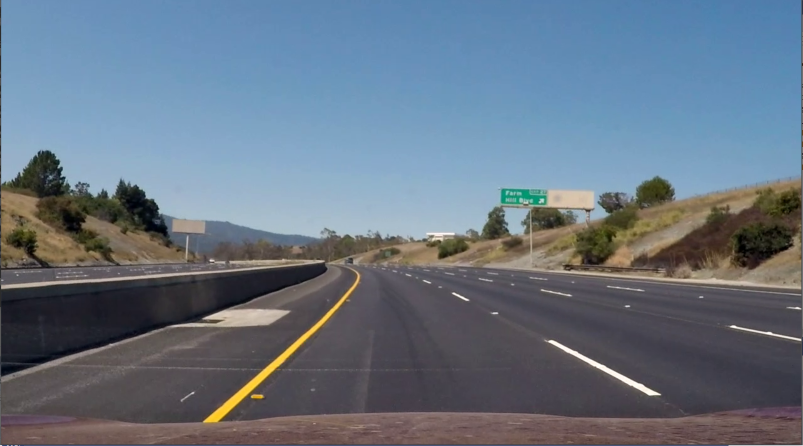
#> input picture src/Util/test_RGB_img.png, 1605 x 891 px (shown at 1/2 size)
$ python rgb2mono.py
#> lines starting #> are read from the running program, lines starting #| are printed output that depends on the picture
from PIL import Image

# Open the original image
image = Image.open("./test_RGB_img.png")
#> image is the input picture: PIL image 1605x891 RGBA; mean R, G, B, A 102.9, 116.2, 130.5, 255

# Resize the image to 540 x 540 pixels
resized_image = image.resize((540, 360))
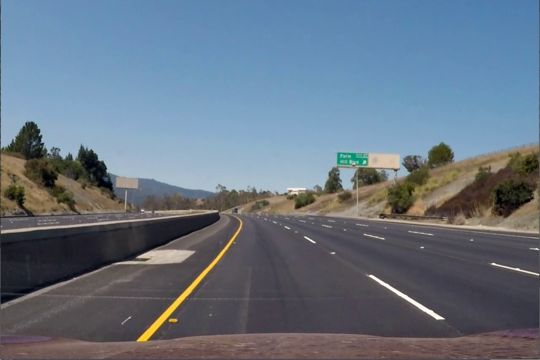
#> resized_image: PIL image 540x360 RGBA; mean R, G, B, A 102.9, 116.2, 130.5, 255

# Convert the image to black and white
bw_image = resized_image.convert("L")
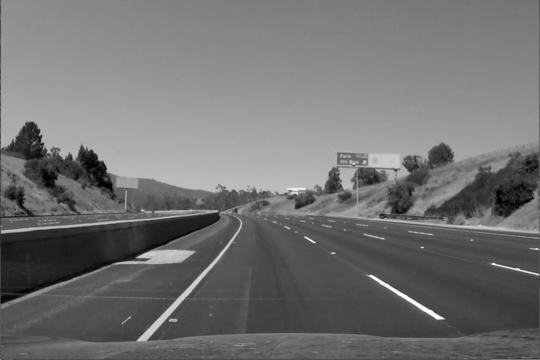
#> bw_image: PIL image 540x360 L; min 0, max 255, mean 113.8

# Save the resulting image as a new file
bw_image.save("test_MONO_img_540x360.png")
